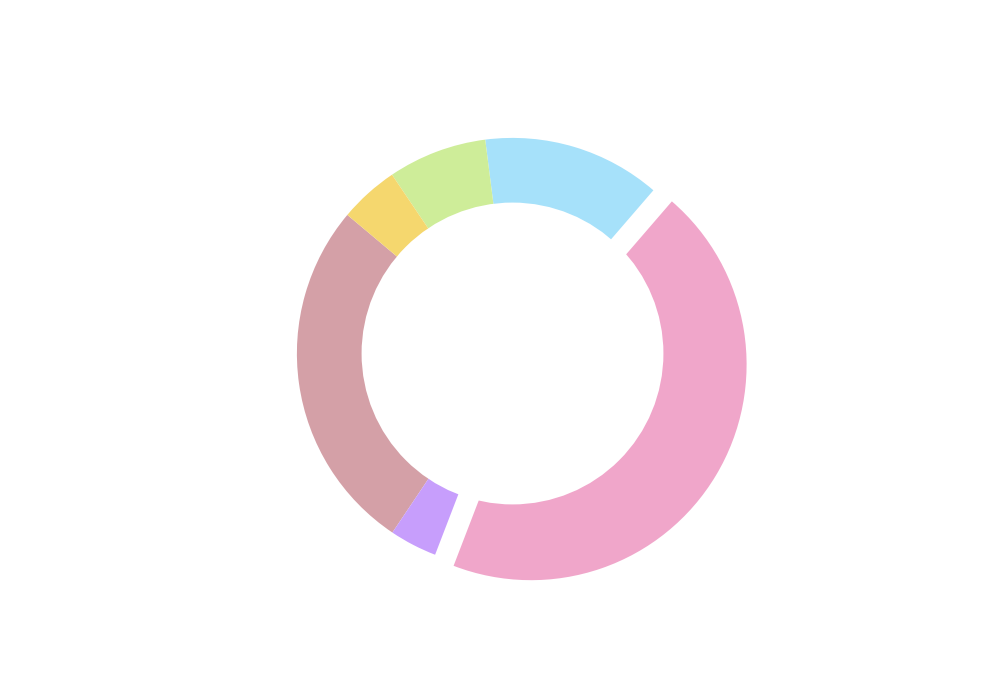

Source code (Python):
import matplotlib.pyplot as plt
import numpy as np

species_count = [90, 12, 150, 45, 25, 15]
colors = ['#d4a0a7', '#c79efc', '#f0a6ca', '#a6e1fa', '#ceed99', '#f5d76e']
explode = (0, 0, 0.1, 0, 0, 0)

fig, ax = plt.subplots(figsize=(10, 7))
wedges, _ = ax.pie(species_count, labels=None, autopct=None, startangle=140,
                                  colors=colors, explode=explode, pctdistance=0.85)

centre_circle = plt.Circle((0, 0), 0.70, fc='white')
fig.gca().add_artist(centre_circle)

plt.show()
